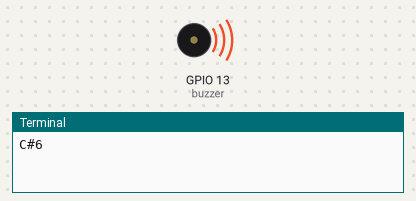
Bench run of a program on a simulated Raspberry Pi (BCM pin numbers). Shown: buzzer (waves = sounding), the last lines printed to the terminal. At 2.0 s the program stops and its outputs stay as they are.

Above: at 0.1 s.
At 2.1 s:
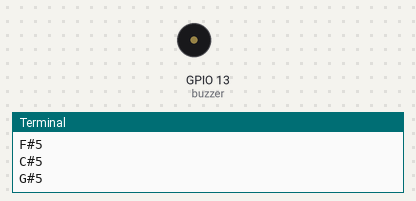
Timing chart, 0 to 3.5 s (numbered marks = the images above):
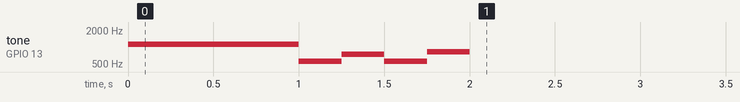

Measured:
- by itself, tone on GPIO 13 (buzzer): plays 1109 Hz for 1.0 s, 554 Hz for 0.25 s, 740 Hz for 0.25 s, 554 Hz for 0.25 s, 831 Hz for 0.25 s

The program:

tonalBuzzer.py
```python
from time import sleep
from gpiozero import TonalBuzzer
from gpiozero.tones import Tone

buzzerPin = 'GPIO13'

buzzer = TonalBuzzer(buzzerPin, octaves=3)

crappy_jingle = [Tone('C#6'), 'P', 'P', 'P', Tone('C#5'), Tone('F#5'), Tone('C#5'), Tone('G#5')]

for note in crappy_jingle:
    print(note)
    if note != 'P':
        buzzer.play(note)
    sleep(0.25)
```
